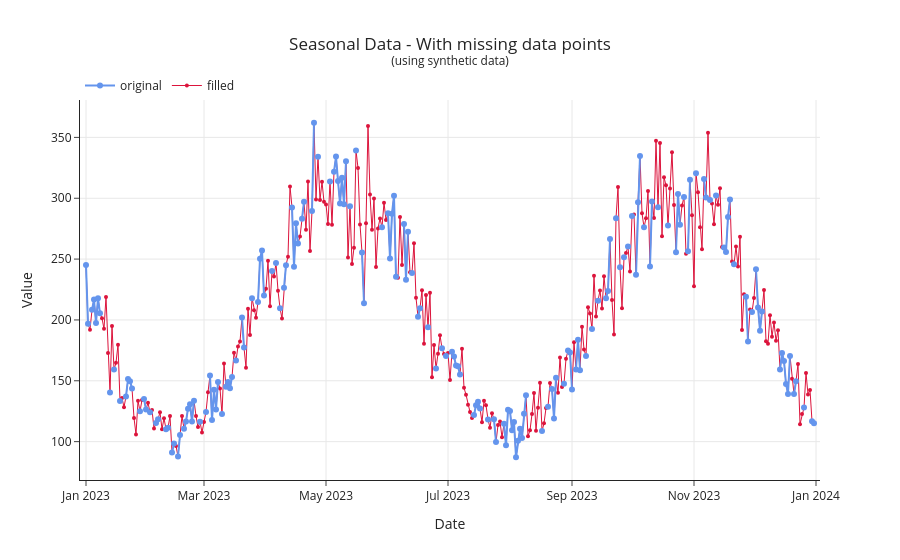

Notebook code cell kept with this figure:
### Markdown cell above
|         | Missing Values |
| :------ | -------------: |
| index   |              0 |
| Date    |              0 |
| Value   |              0 |
| Missing |            182 |

|      | index               | Date                |   Value | Missing |
| ---: | :------------------ | :------------------ | ------: | ------: |
|    0 | 2023-01-01 00:00:00 | 2023-01-01 00:00:00 | 245.059 | 245.059 |
|    1 | 2023-01-02 00:00:00 | 2023-01-02 00:00:00 | 196.839 | 196.839 |
|    2 | 2023-01-03 00:00:00 | 2023-01-03 00:00:00 | 191.966 |     nan |
|    3 | 2023-01-04 00:00:00 | 2023-01-04 00:00:00 | 208.287 | 208.287 |
|    4 | 2023-01-05 00:00:00 | 2023-01-05 00:00:00 | 216.724 | 216.724 |
|    5 | 2023-01-06 00:00:00 | 2023-01-06 00:00:00 | 197.463 | 197.463 |
|    6 | 2023-01-07 00:00:00 | 2023-01-07 00:00:00 | 217.824 | 217.824 |
|    7 | 2023-01-08 00:00:00 | 2023-01-08 00:00:00 | 205.426 | 205.426 |
|    8 | 2023-01-09 00:00:00 | 2023-01-09 00:00:00 | 201.368 |     nan |
|    9 | 2023-01-10 00:00:00 | 2023-01-10 00:00:00 | 192.668 |     nan |

We can also visualise the data using our `plot_data()` function, which shows the seasonal pattern along with the missing data points.

### Code cell
# Plot data
plot_data(
    data=data,
    date_col="Date",
    missing_col="Missing",
    fill_col="Value",
    title="Seasonal Data - With missing data points",
    subtitle="(using synthetic data)",
    output_file="./images/00_seasonal_data_with_missing.html",
)

### Figure 1 — Plotly figure (JSON) as saved in the notebook; plotly's stock layout.template omitted (floating-point values rounded to 4 significant figures; data arrays with more than 128 entries replaced by an {"elided": "..."} marker saying what was removed)
{"data": [{"hovertemplate": "<extra></extra>", "legendgroup": "", "line": {"color": "#1F77B4", "dash": "solid"}, "marker": {"symbol": "circle"}, "mode": "lines", "name": "", "orientation": "v", "showlegend": false, "type": "scatter", "xaxis": "x", "yaxis": "y"}, {"line": {"color": "crimson", "width": 1}, "marker": {"size": 4}, "mode": "lines+markers", "name": "filled", "type": "scatter", "x": {"elided": "365 str values"}, "y": {"elided": "365 float values"}}, {"line": {"color": "cornflowerblue"}, "mode": "lines+markers", "name": "original", "type": "scatter", "x": {"elided": "365 str values"}, "y": {"elided": "365 float values"}}], "layout": {"legend": {"orientation": "h", "tracegroupgap": 0, "traceorder": "reversed", "x": 0, "xanchor": "left", "y": 1, "yanchor": "bottom"}, "title": {"text": "Seasonal Data - With missing data points<br><sup>(using synthetic data)</sup>", "x": 0.5, "xanchor": "center", "yanchor": "top"}, "xaxis": {"anchor": "y", "domain": [0, 1], "range": ["2022-12-29T00:00:00", "2024-01-03T00:00:00"], "title": {"text": "Date"}}, "yaxis": {"anchor": "x", "domain": [0, 1], "title": {"text": "Value"}}}}
